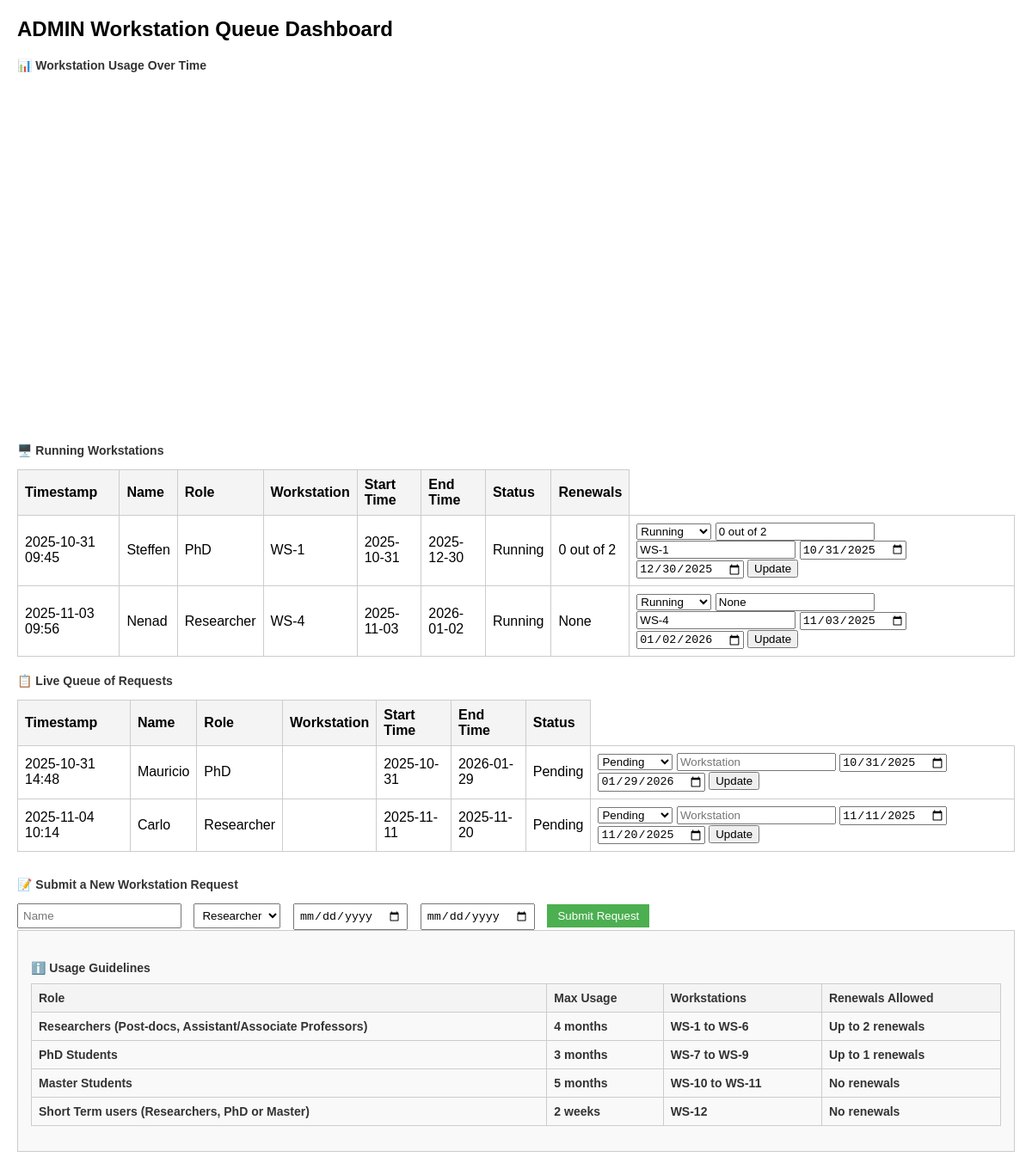
Page /admin (signed in) on the earlier database version.
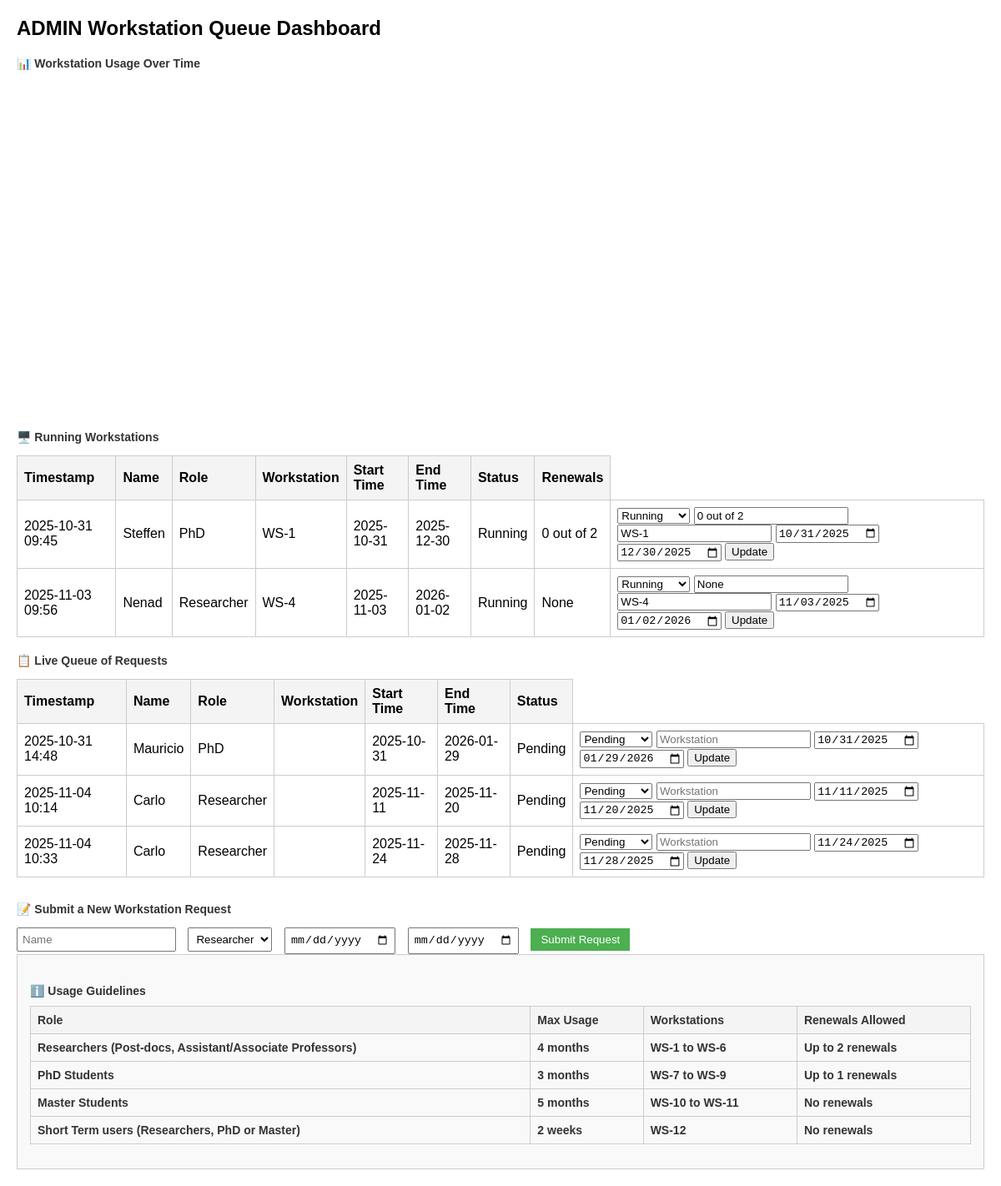
Same page on the later database version.
### app.py (models this page shows)
class Request(db.Model):
    id = db.Column(db.Integer, primary_key=True)
    timestamp = db.Column(db.DateTime, default=datetime.utcnow)
    name = db.Column(db.String(100))
    role = db.Column(db.String(50))
    start_time = db.Column(db.String(50))
    end_time = db.Column(db.String(50))
    status = db.Column(db.String(50), default="Pending")
    workstation = db.Column(db.String(50))
    renewals = db.Column(db.Integer)

### app.py (the view)
@app.route('/admin')
@login_required
def admin_dashboard():
    print("Is user authenticated?", current_user.is_authenticated)
    print("Current user role:", current_user.role)
    if current_user.role != 'admin':
        return redirect(url_for('dashboard'))
    requests = Request.query.order_by(Request.timestamp.desc()).all()
    running_requests = (Request.query.filter_by(status='Running').order_by(Request.role.asc(),Request.timestamp.asc()).all())
    pending_requests = (Request.query.filter_by(status='Pending').order_by(Request.role.asc(),Request.timestamp.asc()).all())
    chart_data = []
    for req in requests:
        if req.status == 'Running':
            chart_data.append({
                "name": req.name or "",
                "workstation": req.workstation or "",
                "start": str(req.start_time),
                "end": str(req.end_time),
                "renewals": req.renewals or "",
                "color": "blue" if req.role == "PhD" else "orange" if req.role == "Master" else "green"
            })
    return render_template('admin_dashboard.html', requests=pending_requests , running_requests=running_requests,  chart_data=chart_data)

### app.py (called while the page is built)
@login_manager.user_loader
def load_user(user_id):
    return User.query.get(int(user_id))

### templates/admin_dashboard.html (shortened to what this page needs)
<!DOCTYPE html>
<html lang="en">
<head>
</head>
<body>
    <h1>ADMIN Workstation Queue Dashboard</h1>
    <h2>📊 Workstation Usage Over Time</h2>
    <div id="usageChart" style="width:100%;height:400px;"></div>
<h3>🖥️ Running Workstations</h3>
    <table>
        <tr><th>Timestamp</th><th>Name</th><th>Role</th><th>Workstation</th><th>Start Time</th><th>End Time</th><th>Status</th><th>Renewals</th></tr>
        {% for req in running_requests %}
        <tr>
            <td>{{ req.timestamp.strftime('%Y-%m-%d %H:%M') }}</td>
            <td>{{ req.name }}</td>
            <td>{{ req.role }}</td>
            <td>{{ req.workstation }}</td>
            <td>{{ req.start_time }}</td>
            <td>{{ req.end_time }}</td>
            <td>{{ req.status }}</td>
            <td>{{ req.renewals }}</td>
            <td>
               <form method="POST" action="/update_status/{{ req.id }}">
                                <select name="status">
                                    <option value="Running" {% if req.status == 'Running' %}selected{% endif %}>Running</option>
                                </select>
                                <input type="text" name="renewals" placeholder="Renewals" value="{{ req.renewals }}">
                                <input type="text" name="workstation" placeholder="Workstation" value="{{ req.workstation or '' }}">
                                <input type="date" name="start_time" placeholder="StartTime" value="{{ req.start_time }}">
                                <input type="date" name="end_time" placeholder="EndTime" value="{{ req.end_time }}">
                                <button type="submit">Update</button>
                </form>
            </td>
        </tr>
        {% endfor %}
    </table>
<h3>📋 Live Queue of Requests</h3>
<table>
<tr>
<th>Timestamp</th>
<th>Name</th>
<th>Role</th>
<th>Workstation</th>
<th>Start Time</th>
<th>End Time</th>
<th>Status</th>
</tr>
        {% for req in requests %}
        <tr>
            <td>{{ req.timestamp.strftime('%Y-%m-%d %H:%M') }}</td>
            <td>{{ req.name }}</td>
            <td>{{ req.role }}</td>
            <td>{{ req.workstation or '' }}</td>
            <td>{{ req.start_time }}</td>
            <td>{{ req.end_time }}</td>
            <td>{{ req.status }}</td>
            <td>
                <form method="POST" action="/update_status/{{ req.id }}">
                    <select name="status">
                        <option value="Pending" {% if req.status == 'Pending' %}selected{% endif %}>Pending</option>
                    </select>
                    <input type="text" name="workstation" placeholder="Workstation" value="{{ req.workstation or '' }}">
                    <input type="date" name="start_time" placeholder="StartTime" value="{{ req.start_time }}">
                    <input type="date" name="end_time" placeholder="EndTime" value="{{ req.end_time }}">
                    <button type="submit">Update</button>
                </form>
            </td>
        </tr>
        {% endfor %}
    </table>
<div class="form-section">
<h3>📝 Submit a New Workstation Request</h3>
<form id="requestForm">
<input name="name" placeholder="Name" required="" type="text"/>
<select name="role">
<option value="Researcher">Researcher</option>
</select>
<input name="startTime" required="" type="date"/>
<input name="endTime" required="" type="date"/>
<button class="submit-btn" type="submit">Submit Request</button>
</form>
</div>
<div style="background-color:#f9f9f9; padding:15px; border:1px solid #ccc; margin-bottom:20px;">
<h3>ℹ️ Usage Guidelines
<table border="1" style="width:100%; margin-top:10px; border-collapse:collapse;">
<thead>
<tr style="background-color:#f2f2f2;">
<th>Role</th>
<th>Max Usage</th>
<th>Workstations</th>
<th>Renewals Allowed</th>
</tr>
</thead>
<tbody>
<tr>
<td>Researchers (Post-docs, Assistant/Associate Professors)</td>
<td>4 months</td>
<td>WS-1 to WS-6</td>
<td>Up to 2 renewals</td>
</tr>
<tr>
<td>PhD Students</td>
<td>3 months</td>
<td>WS-7 to WS-9</td>
<td>Up to 1 renewals</td>
</tr>
<tr>
<td>Master Students</td>
<td>5 months</td>
<td>WS-10 to WS-11</td>
<td>No renewals</td>
</tr>
<tr>
<td>Short Term users (Researchers, PhD or Master)</td>
<td>2 weeks</td>
<td>WS-12</td>
<td>No renewals</td>
</tr>
</tbody>
</table>
</h3>
</body>
</html>

### templates/admin_dashboard.html (style rules this page uses)
body { font-family: Arial, sans-serif; margin: 20px; }
h1 { font-size: 24px; margin-bottom: 10px; }
h2, h3 { font-size: 14px; margin-top: 20px; color: #333; }
table { width: 100%; border-collapse: collapse; margin-top: 10px; }
th, td { border: 1px solid #ccc; padding: 8px; text-align: left; }
th { background-color: #f4f4f4; }
.form-section { margin-top: 30px; }
.form-section input, .form-section select { margin-right: 10px; padding: 5px; }
.submit-btn { padding: 6px 12px; background-color: #4CAF50; color: white; border: none; cursor: pointer; }

Differences in the rows shown:
added Request: timestamp "2025-11-04 10:33", name "Carlo", role "Researcher", start_time "2025-11-24", end_time "2025-11-28", status "Pending", start_time "11/24/2025", end_time "11/28/2025", shown under "📋 Live Queue of Requests"
